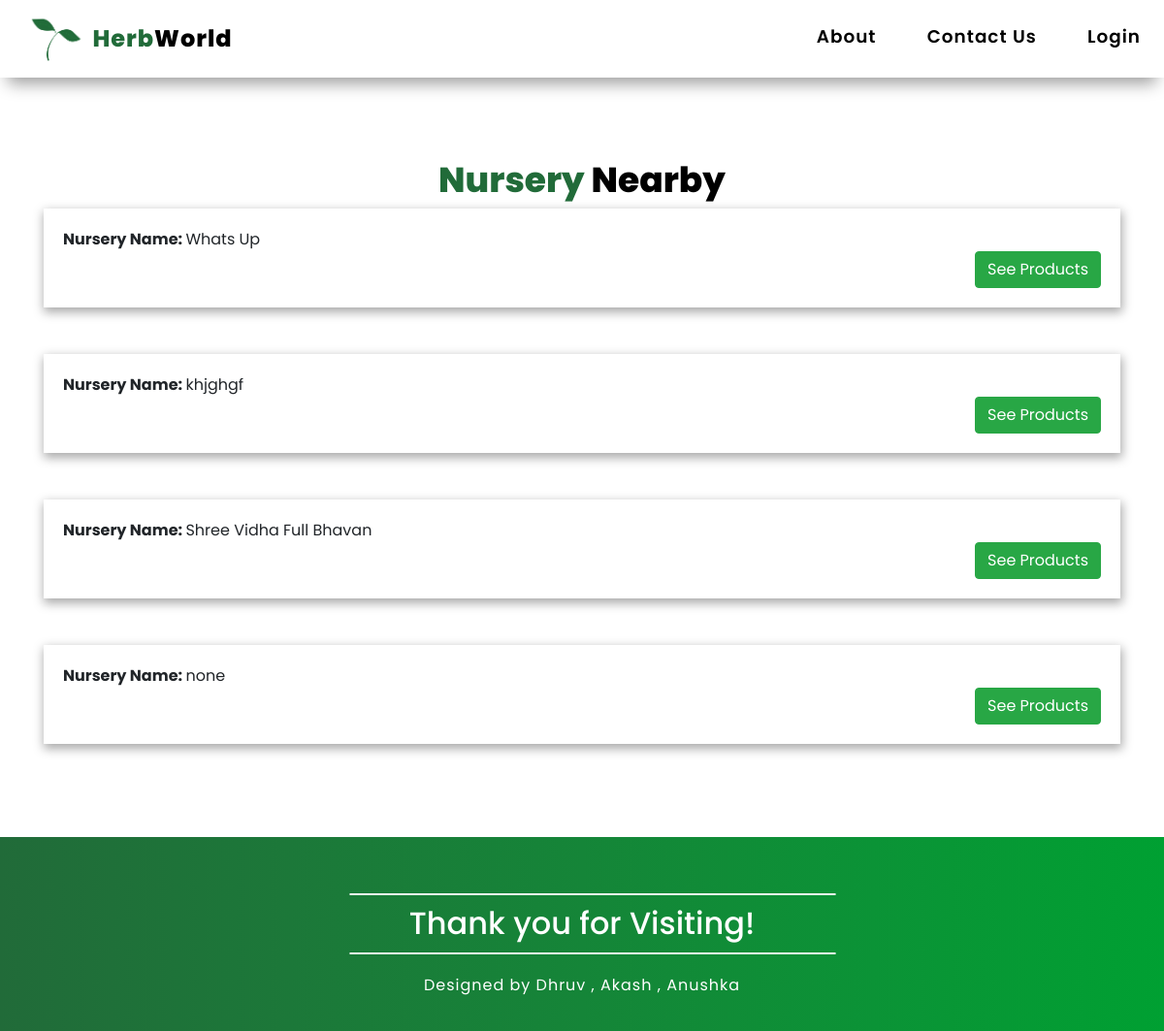
Page /nurserylist/ on the committed database.
### herbworldapp/models.py (models this page shows, shortened)
class Manager(models.Model):
    user = models.OneToOneField(User, on_delete=models.CASCADE)
    nursery_name = models.CharField(max_length=100, default="none")
    phone = models.CharField(max_length=12)
    profile_image = models.ImageField(
        null=True, upload_to="herbworldapp/images/", default="herbworldapp/images/")

### herbworldapp/views.py (the view)
# urls.py: path("nurserylist/", views.nurseryList, name="nurseryList"),
def nurseryList(request):
    props = Manager.objects.all()
    return render(request, 'herbworldapp/nurserylist.html', {'props': props})

### herbworldapp/templates/herbworldapp/nurserylist.html (shortened to what this page needs)
{% extends 'herbworldapp/basic.html' %}
{% load static %}
{% block body %}
<div class="container">
  <div class="row">
    <div class="col text-center">
      <div class="row  mt-5 pt-3">
        <div class="col text-center">
          <h2 class="loginheading"><span class="loginheading1">Nursery </span><span class="loginheading2">Nearby</span>
        </div>
      </div>
      {% for nursery in props reversed %}
      <div class="row mb-5">
        <div class="col text-left">
          <div class="nurserydetails">
            <div class="row">
              <div class="col">
                <strong>Nursery Name: </strong> {{nursery.nursery_name}}
              </div>
            </div>
            <div class="row justify-content-end">
              <div class="col viewdetails"><button class="btn btn-success" onClick="window.location='{{nursery.user.username}}';">See Products</button>
              </div>
            </div>
          </div>
        </div>
      </div>
      {% endfor %}
    </div>
  </div>
</div>
{% endblock %}

### rows in the picture
Manager: nursery_name "Whats Up"
Manager: nursery_name "khjghgf"
Manager: nursery_name "Shree Vidha Full Bhavan"
Manager: nursery_name "none"
